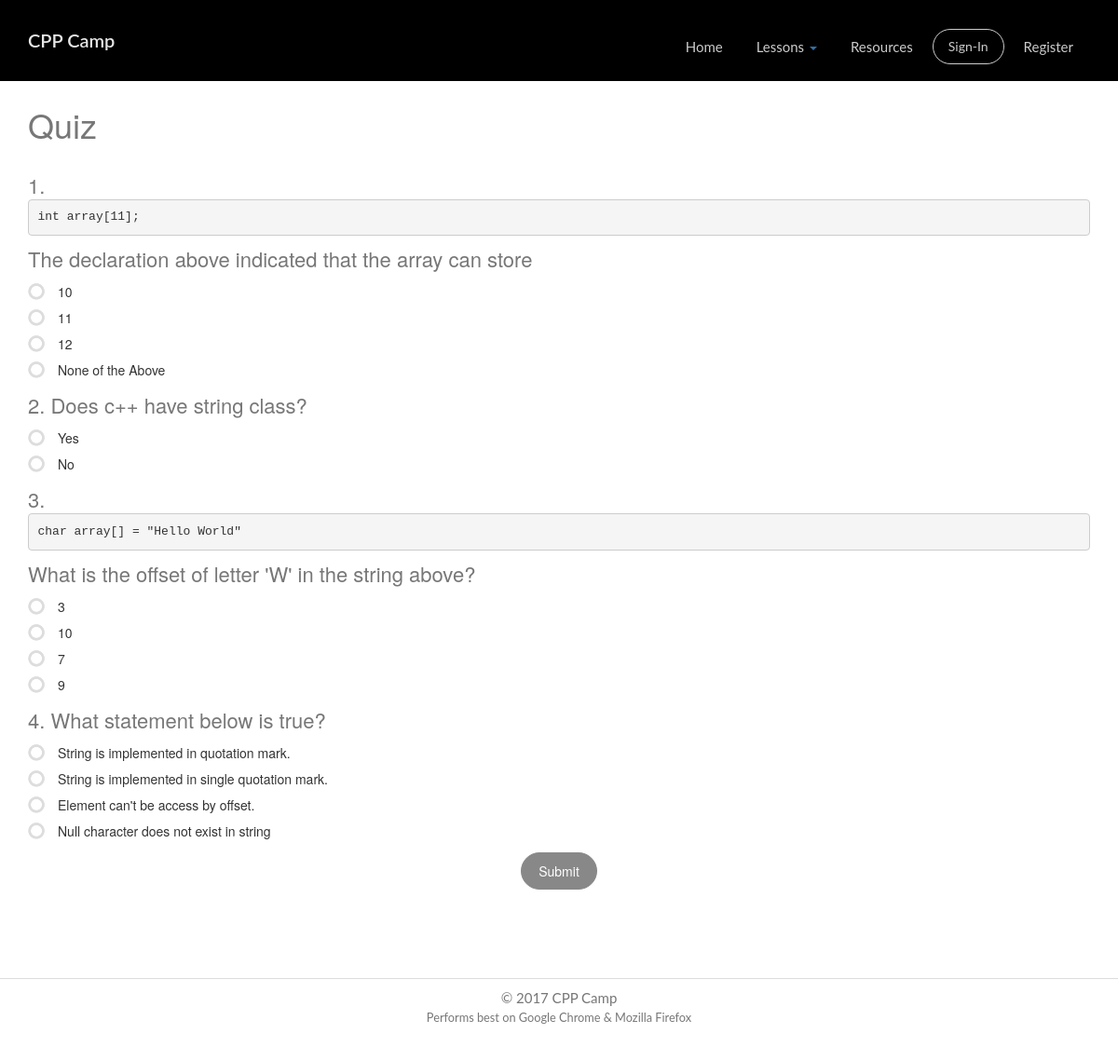
Before: /lessons/quiz/5/ with the older database file.
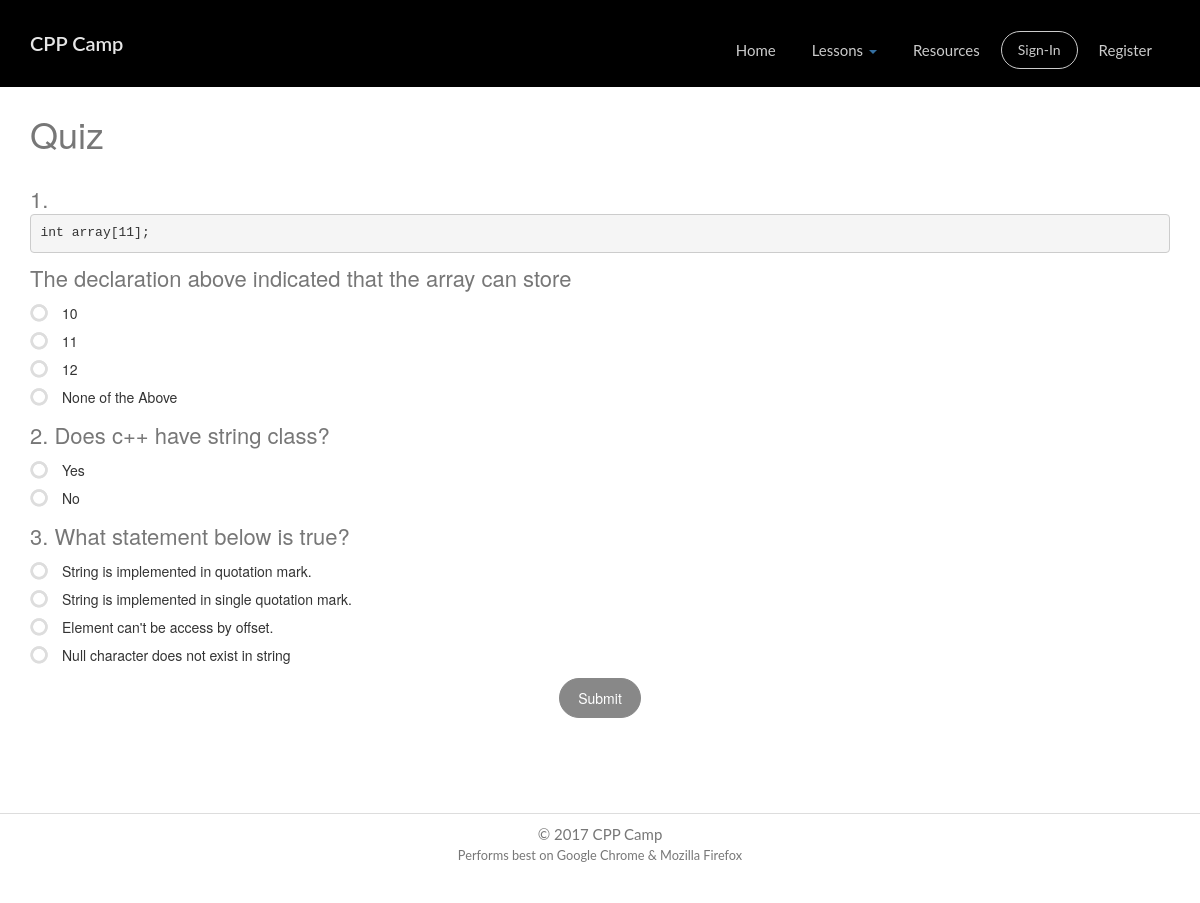
After: the same page with the newer database file.
### lessons/models.py (models this page shows, shortened)
class Quiz(models.Model):
    question_text = models.TextField()
    pub_date = models.DateTimeField('date published')
    lesson_num = models.IntegerField()
    lesson = models.ForeignKey(Lesson, on_delete=models.CASCADE)
    answer = models.TextField()
    score = models.IntegerField()
    def was_published_recently(self):
        now = timezone.now()
        return now - datetime.timedelta(days=1) <= self.pub_date <= now
    was_published_recently.admin_order_field = 'pub_date'
    was_published_recently.boolean = True
    was_published_recently.short_description = 'Published recently?'

class Choice2(models.Model):
    question = models.ForeignKey(Quiz, on_delete=models.CASCADE)
    choice_text = models.TextField()
    answer = models.BooleanField()

### lessons/views.py (the view)
# urls.py: url(r'^quiz/(?P<pk>[0-9]+)/$', views.QuizDetail.as_view(), name='detailss'),
class QuizDetail(generic.DetailView):
    model = Lesson
    template_name = 'lessons/quiz/quiz.html'
    def get_queryset(self):
        return Lesson.objects.order_by('lesson_id')

### lessons/templates/lessons/quiz/quiz.html (shortened to what this page needs)
{% extends "base.html" %}
{% block content %}<BR><BR>
<body><div class="wrapper">
  <div class="section section-description">
         <div class="container">
             <h2 class="section-title">Quiz</h2>
  <h4 class="text-left"><form id="quiz">
{% for quiz in lesson.quiz_set.all %} {% autoescape off %}{{quiz.lesson_num}}. {{ quiz.question_text }} {% endautoescape %}
<BR> {% for choice2 in quiz.choice2_set.all %} {% if choice2.answer %}
  <label class="radio">
    <span class="icons">
    <span class="first-icon fa fa-circle-o"></span>
  </span>
{% autoescape off %}{{ choice2.choice_text }}{% endautoescape %}
</label> {% else %}
<label class="radio">
  <span class="icons">
  <span class="first-icon fa fa-circle-o"></span>
</span>
{% autoescape off %}{{ choice2.choice_text }}{% endautoescape %}
</label> {% endif %}
{% endfor %}
{% endfor %}
  <div class="col-sm-offset-6" style="display:table;margin: 0 auto;">
    <input type="button" class="btn btn-block btn-round btn-fill btn-default" id="submit" value="Submit">
  </div>
  </h4>
</div>
{% endblock %}

### lessons/templates/base.html (shortened to what this page needs)
<!doctype html>
{% load static %}
{% load i18n widget_tweaks %}
<html lang="en">
<head>
  <link href="http://maxcdn.bootstrapcdn.com/font-awesome/4.4.0/css/font-awesome.min.css" rel="stylesheet">
  <link href="{% static 'lessons/css/pe-icon-7-stroke.css' %}" rel="stylesheet" />
    <link href="{% static 'lessons/css/bootstrap.min.css' %}" rel="stylesheet" />
    <link href="{% static 'lessons/css/gsdk.css' %}" rel="stylesheet"/>
	<link href="{% static 'lessons/css/demo.css' %}" rel="stylesheet" />
</head>
<nav class="navbar navbar-ct-orange navbar-fixed-top" role="navigation" style="background-color:black">
    <div class="container">
    <div class="navbar-header">
      <a class="navbar-brand" href="#">CPP Camp</a><center>
    </div>
    <div class="collapse navbar-transparent navbar-collapse" id="mainnav">
      <ul class="nav navbar-nav navbar-right">
            <li>
                <a href="/">
                     Home
                </a>
            </li>
            <li class="Lessons">
                  <a href="/lessons/" class="dropdown-toggle" data-toggle="dropdown">
                    Lessons
                    <b class="caret"></b>
                  </a>
            </li>
            <li>
                <a href="/resources/">
                     Resources
                </a>
            </li>
            {% if user.is_authenticated %}
            <li><a href="/logout/" class="btn btn-round btn-default">Sign-Out</a></li>
            {% else %}
						<li><a href="/login/" class="btn btn-round btn-default">Sign-In</a></li>
						<li><a href="/register/">Register</a></li>
            {% endif %}
       </ul>
    </div>
  </div>
</nav>
{% block content %}
{% endblock %}
<footer class="footer footer-big">
        <hr />
        <div class="copyright" style="display:table;margin: 0 auto;">
            &copy; 2017 CPP Camp<BR>
              <small>Performs best on Google Chrome & Mozilla Firefox</small>
        </div>
</footer>

### lessons/static/lessons/css/demo.css (style rules this page uses)
a:link, a:visited, a:active { font: 400 15px/1.8 "Lato", sans-serif; color:blue; }

Changed rows visible on the page:
removed Quiz: lesson_num "3", question_text "char array[] = \"Hello World\" What is the offset of letter 'W' in the string above?"
removed Choice2: choice_text "3"
removed Choice2: choice_text "10", shown under "3"
removed Choice2: choice_text "7", shown under "3"
removed Choice2: choice_text "9", shown under "3"
changed Quiz "What statement below is true?": lesson_num "4" → "3"
